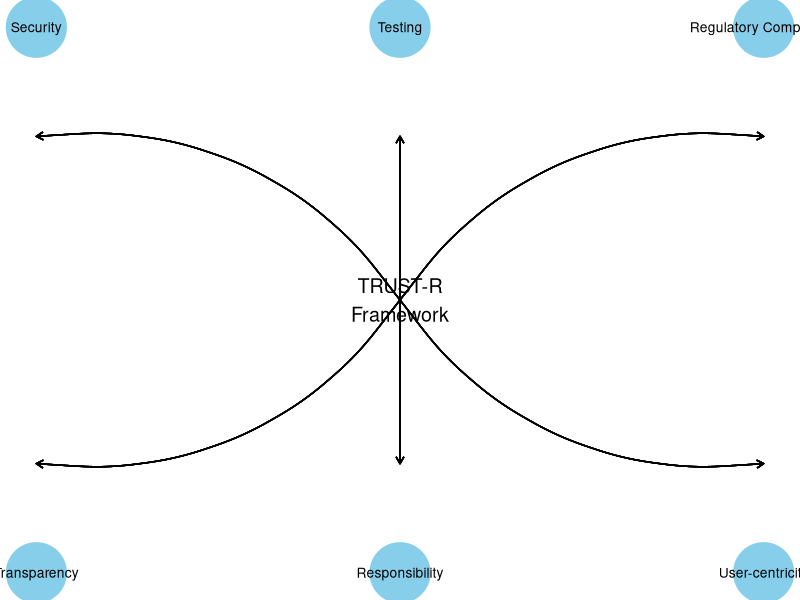

Recreate this plot in R.
## ---- chunk 1
#| echo: false
#| fig-cap: "TRUST-R Framework for AI Governance"
#| fig-align: "center"

library(ggplot2)
library(ggtext)

# Create data for a simple diagram
df <- data.frame(
  x = c(1, 2, 3, 1, 2, 3),
  y = c(1, 1, 1, 2, 2, 2),
  label = c("Transparency", "Responsibility", "User-centricity", 
           "Security", "Testing", "Regulatory Compliance")
)

# Create the plot
ggplot(df, aes(x, y)) +
  geom_point(size = 20, color = "skyblue") +
  geom_text(aes(label = label), size = 3.5) +
  theme_void() +
  annotate("text", x = 2, y = 1.5, label = "TRUST-R\nFramework", size = 5) +
  geom_curve(aes(x = 2, y = 1.5, xend = 1, yend = 1.2), 
             arrow = arrow(length = unit(0.2, "cm")), curvature = -0.3) +
  geom_curve(aes(x = 2, y = 1.5, xend = 2, yend = 1.2), 
             arrow = arrow(length = unit(0.2, "cm")), curvature = 0) +
  geom_curve(aes(x = 2, y = 1.5, xend = 3, yend = 1.2), 
             arrow = arrow(length = unit(0.2, "cm")), curvature = 0.3) +
  geom_curve(aes(x = 2, y = 1.5, xend = 1, yend = 1.8), 
             arrow = arrow(length = unit(0.2, "cm")), curvature = 0.3) +
  geom_curve(aes(x = 2, y = 1.5, xend = 2, yend = 1.8), 
             arrow = arrow(length = unit(0.2, "cm")), curvature = 0) +
  geom_curve(aes(x = 2, y = 1.5, xend = 3, yend = 1.8), 
             arrow = arrow(length = unit(0.2, "cm")), curvature = -0.3)
